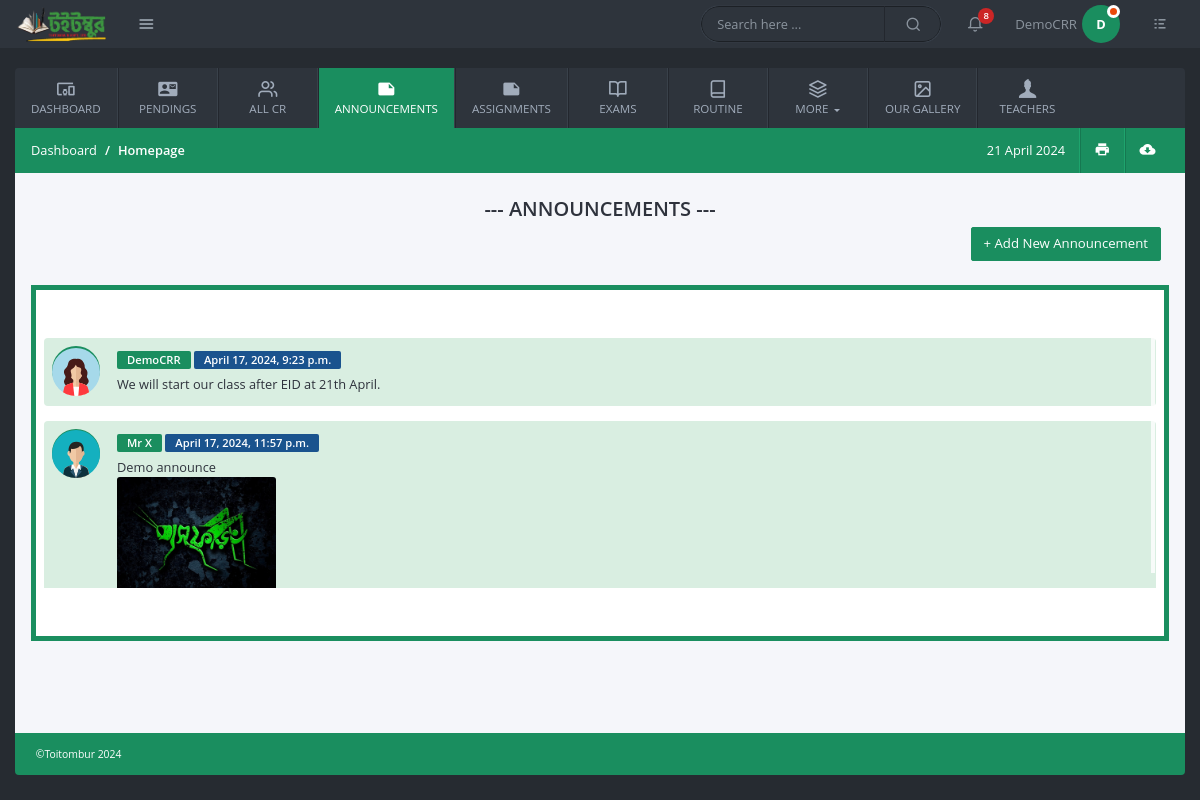
Page /all-announcements/ (signed in) on the committed database.
### users/models.py (models this page shows, shortened)
class User(AbstractBaseUser, PermissionsMixin):
    email = models. EmailField (unique=True, null=False)
    is_staff = models.BooleanField(
        gettext_lazy('I am staff'),
        default=False,
    help_text = gettext_lazy('If the user is admin stuff of this site then can see admin panel')
    )
    is_active = models.BooleanField(
        gettext_lazy('account active'),
        default=True,
        help_text=gettext_lazy('A user should be treated as active. Admin can unselect this instead of deleting accounts')
    )
    ROLE_CHOICES = (
        ('admin', 'admin'),
        ('student', 'student'),
        ('teacher', 'teacher'),
        ('cr', 'cr'),
    )
    role = models.CharField(
        max_length=20,
        choices=ROLE_CHOICES,
        default='admin',
    )
    USERNAME_FIELD = 'email'
    objects = MyCustomManager()

class CommonProfileModel(models.Model):
    uid = models.UUIDField(primary_key=True, default= uuid.uuid4, editable=False)
    account = models.OneToOneField(Profile, on_delete=models.CASCADE)
    created_at = models.DateTimeField(auto_now_add=True)
    updated_at = models.DateTimeField(auto_now=True)
    personal_id = models.CharField(unique=True, max_length=150)
    gender = models.CharField( max_length=50, choices=GENDERS, blank=True,null=True)
    image = models.FileField(upload_to="Profile_Pictures", null=True, blank=True)
    class Meta:
        abstract = True

class Student(CommonProfileModel):
    name = models.CharField(max_length=350)
    intake = models.ForeignKey(Intakes, on_delete=models.CASCADE)
    section = models.ForeignKey(Sections, on_delete=models.CASCADE)
    department = models.ForeignKey(Departments, on_delete=models.CASCADE)
    shift = models.CharField(max_length=50, choices= [("Day","day"), ("Evening", "evening")])
    is_class_cr = models.BooleanField(default=False)
    contact_number = models.PositiveIntegerField(null=True, blank=True)
    facebook_profile = models.CharField( max_length=500, null=True, blank=True)
    def __str__(self):
        return self.name

### common/models.py (models this page shows, shortened)
class CommonBaseModel(models.Model):
    uid = models.UUIDField(primary_key=True, default= uuid.uuid4, editable=False)
    created_at = models.DateTimeField(auto_now_add=True)
    updated_at = models.DateTimeField(auto_now=True)

class Announcements(CommonBaseModel):
    announcement = models.CharField(max_length=500)
    image = models.ImageField(upload_to="Announcements", null=True, blank=True)
    file = models.FileField(upload_to="Announcements", null=True, blank=True)
    who_posted = models.ForeignKey(Student, on_delete=models.CASCADE)
    intake = models.ForeignKey(Intakes, on_delete=models.CASCADE)
    department = models.ForeignKey(Departments, on_delete=models.CASCADE)
    section = models.ForeignKey(Sections, on_delete=models.CASCADE)

class CommonBaseModel(models.Model):
    uid = models.UUIDField(primary_key=True, default= uuid.uuid4, editable=False)
    created_at = models.DateTimeField(auto_now_add=True)
    updated_at = models.DateTimeField(auto_now=True)

### common/extra_code.py (the view)
        def warper_function(request, *args, **kwargs):
            profile = request.user.profile
            if profile.details_filled:
                if profile.is_approved:
                    if request.user.role in allowed_role:
                        return view_function(request, *args, **kwargs)
                    else:
                        return HttpResponse("WHO ARE YOU ? Not authorized person.")
                else:
                    return render(request,"pages/waiting.html")
            else:
                return redirect("last_step_of_register")

### common/extra_code.py (called while the page is built)
def allowed_users(allowed_role = []):
    def normal_function(view_function):
        def warper_function(request, *args, **kwargs):
            profile = request.user.profile
            if profile.details_filled:
                if profile.is_approved:
                    if request.user.role in allowed_role:
                        return view_function(request, *args, **kwargs)
                    else:
                        return HttpResponse("WHO ARE YOU ? Not authorized person.")
                else:
                    return render(request,"pages/waiting.html")
            else:
                return redirect("last_step_of_register")
        return warper_function
    return normal_function

### common/views.py (called while the page is built)
@login_required()
@allowed_users(allowed_role=['student', 'cr'])
def all_announcement(request):
    student = request.user.profile.student
    intake = student.intake
    section = student.section
    depart = student.department
    announcements = Announcements.objects.filter(
        intake = intake,
        department = depart,
        section = section,
    ).order_by("created_at")
    context = {
        "announcements":announcements,
    }
    return render(request, "pages/all_announcement.html",context)

### templates/pages/all_announcement.html (shortened to what this page needs)
{% extends "base/base.html" %}
{% load static %}
{% block content %}
<div class="row gutters justify-content-center">
    <h4>--- ANNOUNCEMENTS ---</h4>
    <div class="col-xl-12 col-lg-12 col-md-12 col-sm-12 col-12">
        {% if user.role == 'cr' %}
        <div class="text-right mb-4">
            <a href="{% url "add_announcement" %}" class="btn btn-primary" >+ Add New Announcement</a>
        </div>
        {% endif %}
    </div>
    <div class="col-md-12 col-12  subscribe-form">
        <div class="customScroll5 mt-0 mb-0">
            <ul class="user-messages">
                {% for announce in announcements %}
                <li class="clearfix bg-for-you rounded p-2">
                    <div class="customer"><img src="{{announce.who_posted.image.url}}" alt="pic"></div>
                    <div class="delivery-details ">
                        <span class="badge badge-primary">{{announce.who_posted}}</span>
                        <span class="badge badge-info">{{announce.created_at}}</span>
                        <p>{{announce.announcement}}</p>
                            <div class="row gutters">
                                {% if announce.image %}
                                <div class="col-xl-2 col-lg-2 col-md-3 col-sm-4 col-6">
                                    <a href="{{announce.image.url}}" class="effects">
                                        <img src="{{announce.image.url}}" class="img-fluid" alt="pic">
                                    </a>
                                </div>
                                {% endif %}
                            </div>
                    </div>
                </li>
                {% endfor %}
            </ul>
        </div>
    </div>
</div>
{% endblock content %}

### templates/base/base.html (shortened to what this page needs)
{% load static %}
<!doctype html>
<html lang="en">
	<head>
		<link rel="stylesheet" href="{% static "css/bootstrap.min.css" %}">
		<link rel="stylesheet" href="{% static "fonts/style.css" %}">
		<link rel="stylesheet" href="{% static "css/main.css" %}">
		<link rel="stylesheet" href="{% static "vendor/daterange/daterange.css" %}">
	</head>
	<body>
		<header class="header">
			<div class="logo-wrapper">
				<a href="{% url "homepage" %}" class="logo">
					<img src="{% static "img/toitombur.png" %}" alt="Dashboard" />
				</a>
				<a href="#" class="quick-links-btn" data-toggle="tooltip" data-placement="right" title="" data-original-title="Quick Links">
					<i class="icon-menu1"></i>
				</a>
			</div>
			<div class="header-items">
				<div class="custom-search">
					<input type="text" class="search-query" placeholder="Search here ...">
					<i class="icon-search1"></i>
				</div>
				<ul class="header-actions">
					<li class="dropdown">
						<a href="#" id="notifications" data-toggle="dropdown" aria-haspopup="true">
							<i class="icon-bell"></i>
							<span class="count-label">8</span>
						</a>
					</li>
					<li class="dropdown">
						<a href="#" id="userSettings" class="user-settings" data-toggle="dropdown" aria-haspopup="true">
							{% if user.role == "student" or user.role == "cr" %}
							<span class="user-name">{{user.profile.student.name}}</span>
							<span class="avatar"> {{ user.profile.student.name|slice:"0:1" }}<span class="status busy"></span></span>
							{% elif user.role == "teacher" %}
							<span class="user-name">{{user.profile.teacher.name}}</span>
							<span class="avatar"> {{ user.profile.teacher.name|slice:"0:1" }}<span class="status busy"></span></span>
							{% endif %}
						</a>
					</li>
					<li>
						<a href="#" class="quick-settings-btn" data-toggle="tooltip" data-placement="left" title="" data-original-title="Quick Settings">
							<i class="icon-list"></i>
						</a>
					</li>
				</ul>
			</div>
		</header>
		<div class="container-fluid">
			{% url "pendings" as p1x %}
			{% url "add_routine" as r1x %}
			<nav class="navbar navbar-expand-lg custom-navbar">
				<div class="collapse navbar-collapse" id="KamlaActiveNavbar">
					<ul class="navbar-nav">
						<li class="nav-item ">
							<a class="nav-link {% if request.path == '/' %}active-page{% endif %}" href="{% url "homepage" %}">
							  <i class="icon-devices_other nav-icon"></i>
							  Dashboard
							</a>
						  </li>
						  {% if user.role == 'admin' or user.role == 'cr' %}
						  <li class="nav-item">
							<a class="nav-link {% if request.path == p1x %}active-page{% endif %}" href="{% url "pendings" %}">
							  <i class="icon-contact_mail nav-icon"></i>
							  Pendings
							</a>
						  </li>
						  {% endif %}
						<li class="nav-item">
							<a class="nav-link {% if request.path == '/all-cr-of-each-intakes/' %}active-page{% endif %} " href="{% url "all_cr" %}" >
								<i class="icon-users nav-icon"></i>
								All CR
							</a>
						</li>
						<li class="nav-item">
							<a class="nav-link {% if request.path == '/all-announcements/' %}active-page{% endif %}" href="{% url "all_announcement" %}" >
								<i class="icon-note nav-icon"></i>
								Announcements
							</a>
						</li>
						<li class="nav-item">
							<a class="nav-link {% if request.path == '/all-assignments/' %}active-page{% endif %}" href="{% url "assignments" %}" >
								<i class="icon-note nav-icon"></i>
								Assignments
							</a>
						</li>
						<li class="nav-item">
							<a class="nav-link {% if request.path == '/exams/' %}active-page{% endif %}" href="{% url "exams" %}" >
								<i class="icon-book-open nav-icon"></i>
								Exams
							</a>
						</li>
						<li class="nav-item">
							<a class="nav-link {% if request.path == r1x %}active-page{% endif %}" href="{% url "add_routine" %}">
							  <i class="icon-book nav-icon"></i>
							  Routine
							</a>
						</li>
						<li class="nav-item dropdown">
							<a class="nav-link dropdown-toggle" href="#" id="dashboardsDropdown" role="button" data-toggle="dropdown" aria-haspopup="true" aria-expanded="false">
								<i class="icon-layers2 nav-icon"></i>
								More
							</a>
						</li>
						<li class="nav-item">
							<a class="nav-link" href="#" >
								<i class="icon-image nav-icon"></i>
								Our Gallery
							</a>
						</li>
						<li class="nav-item">
							<a class="nav-link" href="#" >
								<i class="icon-user nav-icon"></i>
								Teachers
							</a>
						</li>
					</ul>
				</div>
			</nav>
			<div class="main-container">
				<div class="page-header">
					<ol class="breadcrumb">
						<li class="breadcrumb-item">Dashboard</li>
						<li class="breadcrumb-item active">Homepage</li>
					</ol>
					<ul class="app-actions">
						<li>
							<a href="#" id="">
								<icon id="currentDate"></icon>
							</a>
						</li>
						<li>
							<a href="#" data-toggle="tooltip" data-placement="top" title="" data-original-title="Print">
								<i class="icon-print"></i>
							</a>
						</li>
						<li>
							<a href="#" data-toggle="tooltip" data-placement="top" title="" data-original-title="Download CSV">
								<i class="icon-cloud_download"></i>
							</a>
						</li>
					</ul>
				</div>
				<div class="content-wrapper">
					{% block content %}{% endblock content %}
				</div>
			</div>
			<footer class="main-footer">©Toitombur 2024</footer>
		</div>
	</body>
</html>

### templates/pages/all_announcement.html (style rules this page uses)
.bg-for-you { background-color: #d9eee1; }

### rows in the picture
User: profile.student.name "DemoCRR", profile.student.name "D"
Announcements: who_posted.image (picture), who_posted "DemoCRR", created_at "April 17, 2024, 9:23 p.m.", announcement "We will start our class after EID at 21th April."
Announcements: who_posted.image (picture), who_posted "Mr X", created_at "April 17, 2024, 11:57 p.m.", announcement "Demo announce", image (picture)
